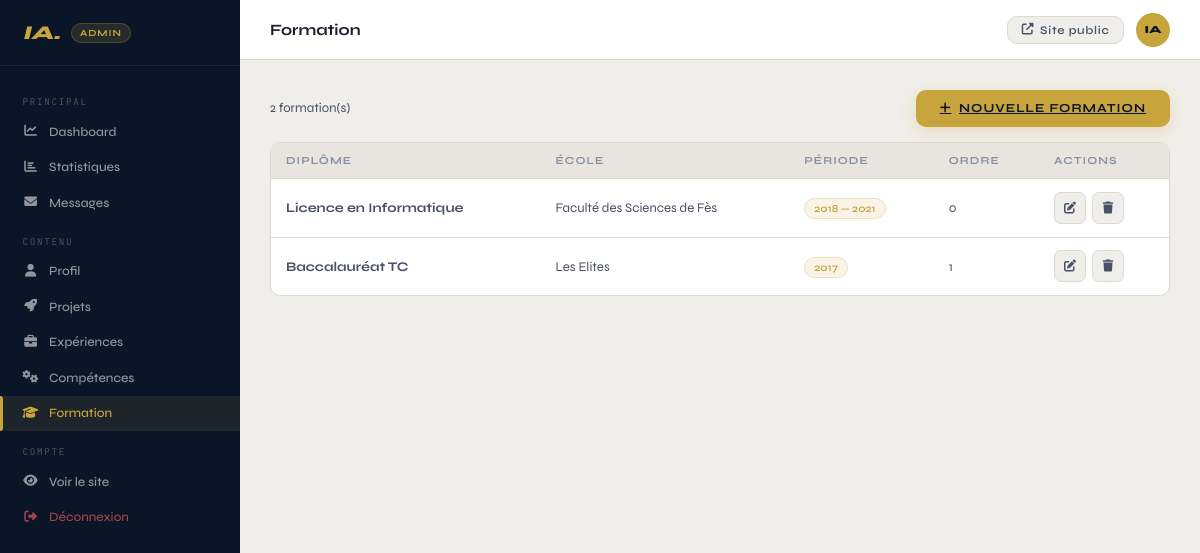
Page /admin/education (signed in) on the committed database.
### app.py (models this page shows)
class Education(db.Model):
    id      = db.Column(db.Integer, primary_key=True)
    degree  = db.Column(db.String(200), nullable=False)
    school  = db.Column(db.String(200), nullable=False)
    period  = db.Column(db.String(80),  nullable=False)
    icon    = db.Column(db.String(80),  default='fas fa-university')
    order   = db.Column(db.Integer,     default=0)

### app.py (the view)
@app.route('/admin/education')
@login_required
def admin_education():
    edus = Education.query.order_by(Education.order).all()
    return render_template('admin/education.html', educations=edus)

### app.py (called while the page is built)
@login_manager.user_loader
def load_user(user_id):
    return Admin.query.get(int(user_id))

### templates/admin/education.html (shortened to what this page needs)
{% extends "admin/base.html" %}
{% block page_title %}Formation{% endblock %}
{% block content %}
<div class="list-head">
  <p>{{ educations|length }} formation(s)</p>
  <a href="{{ url_for('admin_education_new') }}" class="btn-submit"><i class="fas fa-plus"></i> Nouvelle formation</a>
</div>
<div class="table-card">
  <table class="admin-table">
    <thead><tr><th>Diplôme</th><th>École</th><th>Période</th><th>Ordre</th><th>Actions</th></tr></thead>
    <tbody>
      {% for e in educations %}
      <tr>
        <td><strong>{{ e.degree }}</strong></td>
        <td>{{ e.school }}</td>
        <td><span class="tag-pill">{{ e.period }}</span></td>
        <td>{{ e.order }}</td>
        <td class="tbl-actions">
          <a href="{{ url_for('admin_education_edit', eid=e.id) }}" class="tbl-btn tbl-edit"><i class="fas fa-edit"></i></a>
          <form method="POST" action="{{ url_for('admin_education_delete', eid=e.id) }}" onsubmit="return confirm('Supprimer ?')">
            <button type="submit" class="tbl-btn tbl-del"><i class="fas fa-trash"></i></button>
          </form>
        </td>
      </tr>
      {% else %}
      <tr><td colspan="5" class="tbl-empty">Aucune formation.</td></tr>
      {% endfor %}
    </tbody>
  </table>
</div>
{% endblock %}

### static/css/admin.css (style rules this page uses)
*, *::before, *::after { box-sizing: border-box; margin: 0; padding: 0; }
html { font-size: 15px; }
:root { --bg: #f0eeea; --bg2: #e8e5df; --surface: #ffffff; --border: #ddd9d0; --navy: #0a1628; --gold: #c8a53c; --gold-lt: #e4c76b; --gold-dim: rgba(200,165,60,.12); --text: #1a1e2e; --text2: #4a5068; --text3: #8a90a8; --red: #e05555; --green: #4caf78; --blue: #4c8eaf; --sidebar-w: 240px; --topbar-h: 60px; --radius: 10px; }
body { font-family: 'Syne', sans-serif; background: var(--bg); color: var(--text); }
.admin-body { display: flex; min-height: 100vh; }
.list-head { display: flex; align-items: center; justify-content: space-between; margin-bottom: 1rem; }
.list-head p { color: var(--text2); font-size: .88rem; }
.table-card { background: var(--surface); border: 1px solid var(--border); border-radius: var(--radius); overflow: hidden; }
.admin-table { width: 100%; border-collapse: collapse; }
.admin-table thead { background: var(--bg2); }
.admin-table th { padding: .75rem 1rem; text-align: left; font-size: .72rem; font-weight: 700; letter-spacing: .1em; text-transform: uppercase; color: var(--text3); border-bottom: 1px solid var(--border); }
.admin-table td { padding: .85rem 1rem; font-size: .88rem; color: var(--text2); border-bottom: 1px solid var(--border); vertical-align: middle; }
.admin-table tr:last-child td { border-bottom: none; }
.tag-pill { background: var(--gold-dim); color: var(--gold); border: 1px solid rgba(200,165,60,.25); padding: .2rem .6rem; border-radius: 100px; font-size: .72rem; font-weight: 600; white-space: nowrap; }
.tbl-actions { display: flex; align-items: center; gap: .4rem; }
.tbl-btn { width: 32px; height: 32px; border-radius: 7px; border: 1px solid var(--border); background: var(--bg); cursor: pointer; font-size: .8rem; display: flex; align-items: center; justify-content: center; color: var(--text2); text-decoration: none; transition: .2s; }
.btn-submit { display: inline-flex; align-items: center; gap: .5rem; background: var(--gold); color: var(--navy); border: none; padding: .75rem 1.6rem; border-radius: var(--radius); font-family: 'Syne', sans-serif; font-size: .82rem; font-weight: 700; letter-spacing: .08em; text-transform: uppercase; cursor: pointer; transition: background .2s, transform .15s, box-shadow .2s; box-shadow: 0 4px 16px rgba(200,165,60,.25); }

### rows in the picture
Education: degree "Licence en Informatique", school "Faculté des Sciences de Fès", period "2018 — 2021", order "0"
Education: degree "Baccalauréat TC", school "Les Elites", period "2017", order "1"

### other values in the picture
{{ educations|length }} "2"
